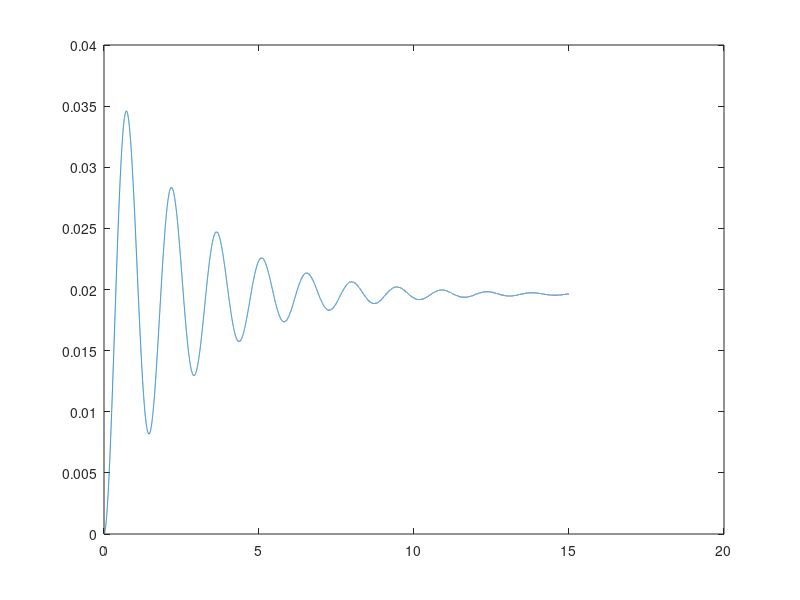

Recreate this plot in MATLAB.
%%mathematical model
%% input
dt = 0.0005;
t = 0:dt:15;
t_mat = vec2mat(t,1);
b=20;
k=500;
k_theta = 1000;
b_theta = 80;
p=7874;
L=0.15;
r=0.75;
h=0.1;
m = p*L*L*L;
j = 0.5*m*r^2;
%% system matrices
%%input
a = [0 1 0 0; -k/m -b/m 0 0 ; 0 0 1 0; -k*r/j -b*r/j -k_theta/j -b_theta/j];
b1 = [0; 1/m; 0; r/j];
b2 = [0; 1/m; 0; r/j];
%%output
c = [1 0 0 0; 0 0 1 0];
d1 = [0;0];
d2 = [0;0];
%% state vectors
n=15/dt;
x = zeros(4,n);
x_diff = [0;0;0;0];
y = zeros(2,n);
ft=[];
ft(1:1,1:n+1)=0;
ft(1,1)=100;
g(1:1,1:n+1) = 9.81;
i=1;
for t = 0:dt:15
    x_diff = a*x(:,i) + b1.*ft(:,i) + b2.*g(:,i);
    x(:,i+1) = x(:,i) + x_diff.*dt;
    y(:,i) = c*x(:,i) + d1.*ft(:,i) + d2.*g(:,i);
    i=i+1;
end
%% plot
figure
p1 = plot(t_mat,y(1,:));
% hold on
% figure
% p2 = plot(t_mat,y(3,:));
% hold on